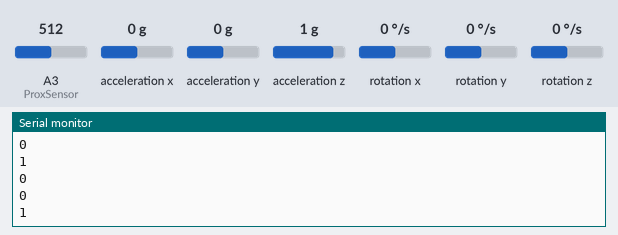
Recording of a sketch running on a simulated Arduino Uno, built with avr-gcc and run on an emulated ATmega328P. On the bench: the last lines printed to the serial monitor. The inputs (shaded band) are chosen by the test bench; at power-on: acceleration x 0 g, acceleration y 0 g, A3 (ProxSensor) = 512, acceleration z 1 g, rotation x 0 °/s, rotation y 0 °/s, rotation z 0 °/s. No radio packets arrive unless stated.

Above: at 1.2 s.
1.3 s: acceleration x set to -1.4 g
At 2.0 s:
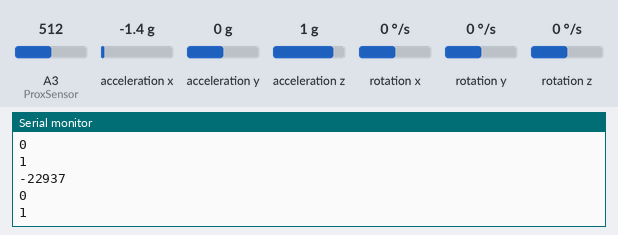
2.8 s: acceleration y set to -1.4 g
At 3.3 s:
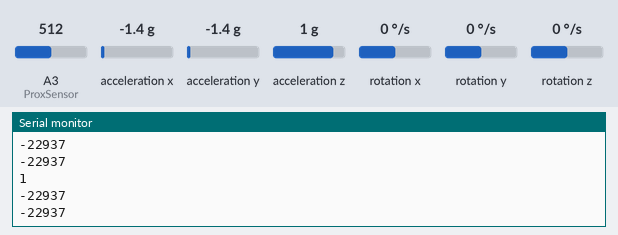
4.3 s: acceleration x set to -0.8 g
At 5.2 s:
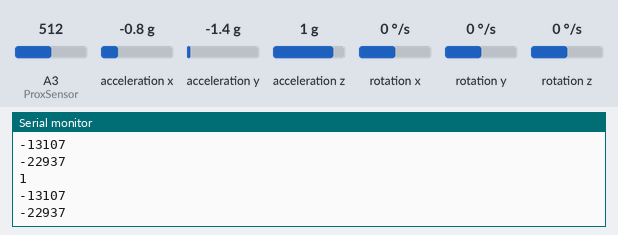
Timing chart, 0 to 7.3 s (numbered marks = the images above; inputs shaded):
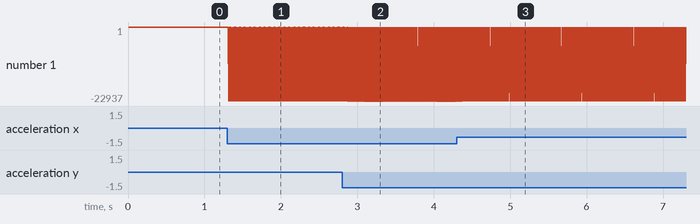

The sketch:

Transmitter_mpu6050.ino
```cpp
#include "Wire.h"
#include <SPI.h>
#include <nRF24L01.h>
#include <RF24.h>


#include <MPU6050.h>
MPU6050 sensor;

//create an RF24 object
RF24 radio(9, 8);  // CE, CSN

//address through which two modules communicate.
const byte address[6] = "00001";

int16_t ax ,ay, az, gx, gy, gz;
const int ProxSensor=A3;
int value;


void setup()
{
  pinMode(ProxSensor,INPUT);
  Wire.begin();
  Serial.begin(9600);
  radio.begin();
  sensor.initialize();
  //set the address
  radio.openWritingPipe(address);

  //Set module as transmitter
  radio.stopListening();
}
void loop()
{

  sensor.getMotion6(&ax, &ay, &az, &gx, &gy, &gz);
  radio.write(&ax, sizeof(ax));
  radio.write(&ay, sizeof(ay));
  Serial.println(ax);
  Serial.println(ay);
  value = analogRead(ProxSensor);
  if(value>=100)
  {
    value=1;
  }
  else
  {
    value=0;
  }
  radio.write(&value, sizeof(value));
  Serial.println(value);
 delay(4);
}
```

Measured:
- after the input at 1.3 s, the serial monitor: prints a new line at once (image 1)
- after the input at 4.3 s, the serial monitor: prints a new line after 0.08 s (image 3)
